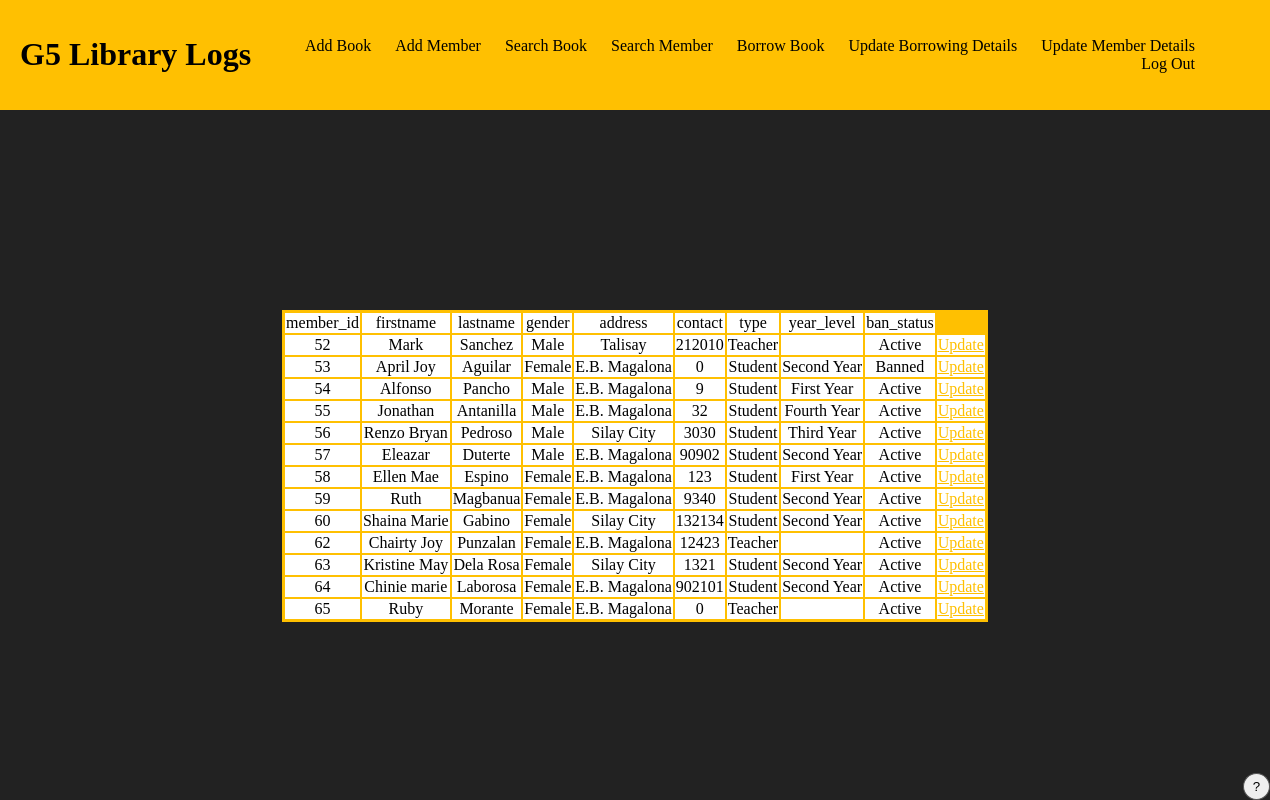
Screenshot of /G5Library/updatememberdetails.php with the database file from the repository.
### tables this page shows
CREATE TABLE `member` (
  `member_id` int(20) NOT NULL,
  `firstname` varchar(255) NOT NULL,
  `lastname` varchar(255) NOT NULL,
  `gender` varchar(255) NOT NULL,
  `address` varchar(255) NOT NULL,
  `contact` int(30) NOT NULL,
  `type` varchar(255) NOT NULL,
  `year_level` varchar(255) DEFAULT NULL,
  `ban_status` varchar(255) NOT NULL
);

### G5Library/updatememberdetails.php (the view, shortened to what this page needs)
<?php
include_once 'includes/dbhinc.php';
$result = mysqli_query($conn,"SELECT * FROM member");
?>
<!DOCTYPE html>
<html>
	<head>
        <link rel="stylesheet" href="DatabaseCW.css">
    </head>
    <body>
        <div class="header">
            <div class="navbar">
				<div class="home">
                <a href="Mainpage.html"><h1>G5 Library Logs</h1></a>
                </div>
                <nav>
                    <ul>
					    <li><a href="AddBook.html" class="nav">Add Book</a></li>
						<li><a href="AddMember.html" class="nav">Add Member</a></li>
						<li><a href="SearchBook.html" class="nav">Search Book</a></li>
						<li><a href="SearchMember.html" class="nav">Search Member</a></li>
						<li><a href="rent.html" class="nav">Borrow Book</a></li>
						<li><a href="updateborrowdetails.php" class="nav">Update Borrowing Details</a></li>
                        <li><a href="updatememberdetails.php" class="nav">Update Member Details</a></li>
                        <li><a href="includes/logoutinc.php" class="nav">Log Out</a></li>
                    </ul>
                </nav>
            </div>
        </div>
		<div class="mainAddBook">
		<?php
		if (mysqli_num_rows($result) > 0) {
		?>
		<table class="center">
			<tr>
				<td>member_id</td>
					<td>firstname</td>
					<td>lastname</td>
					<td>gender</td>
					<td>address</td>
					<td>contact</td>
					<td>type</td>
					<td>year_level</td>
					<td>ban_status</td>
			</tr>
					<?php
					while($row = mysqli_fetch_array($result)) {
					?>
			<tr>
				<td><?php echo $row["member_id"]; ?></td>
					<td><?php echo $row["firstname"]; ?></td>
					<td><?php echo $row["lastname"]; ?></td>
					<td><?php echo $row["gender"]; ?></td>
					<td><?php echo $row["address"]; ?></td>
					<td><?php echo $row["contact"]; ?></td>
					<td><?php echo $row["type"]; ?></td>
					<td><?php echo $row["year_level"]; ?></td>
					<td><?php echo $row["ban_status"]; ?></td>
				<td><a href="update-process(memberdetails).php?id=<?php echo $row["member_id"]; ?>">Update</a></td>
			</tr>
					<?php
					}
					?>
		</table>
		<?php
		}
		else
		{
			echo "No result found";
		}
		?>
		</div>
		<footer>
        <button class="button circle" onclick="myFunction()">&nbsp;?&nbsp;</button>
      </footer>
 	</body>
</html>

### G5Library/DatabaseCW.css (style rules this page uses)
body { background-color: rgb(34, 34, 34); font-family: Comic; }
footer { text-align: right; width: 100%; left: 0; bottom: 0; color: white; position: fixed; }
.circle { border-radius: 50%; }
h1 { color: black; margin-left: 5px; }
.mainAddBook a { color: #ffc001; }
.header { position: sticky; font-family: Comic; display: flex; align-items: center; background: #ffc001; padding: 15px; position: absolute; top: 0; left: 0; margin: auto; width: 100%; }
.mainAddBook { font-family: comic; margin-top: 310px; text-align: center; color: white; }
.navbar { display: flex; align-items: center; background: #ffc001; padding: 15px; position: absolute; top: 0; left: 0; margin: auto; width: 100%; }
nav { flex: 1; text-align: right; margin-right: 100px; }
nav ul { display: inline-block; list-style: none; }
nav ul li { display: inline-block; margin-right: 20px; }
a.nav { text-decoration: none; color: black; font-size: 16px; }
.home a { text-decoration: none; }
table { border: 1px solid #ffc001; color: black; background-color: #ffc001; }
tr, th, td { background-color: white; }
.center { margin-left: auto; margin-right: auto; }
button { cursor: pointer; border: 1px solid #555; text-align: center; padding: 5px; margin-left: 8px; }

### rows the page displays
member: member_id "52", firstname "Mark", lastname "Sanchez", gender "Male", address "Talisay", contact "212010", type "Teacher", ban_status "Active"
member: member_id "53", firstname "April Joy", lastname "Aguilar", gender "Female", address "E.B. Magalona", contact "0", type "Student", year_level "Second Year", ban_status "Banned"
member: member_id "54", firstname "Alfonso", lastname "Pancho", gender "Male", address "E.B. Magalona", contact "9", type "Student", year_level "First Year", ban_status "Active"
member: member_id "55", firstname "Jonathan", lastname "Antanilla", gender "Male", address "E.B. Magalona", contact "32", type "Student", year_level "Fourth Year", ban_status "Active"
member: member_id "56", firstname "Renzo Bryan", lastname "Pedroso", gender "Male", address "Silay City", contact "3030", type "Student", year_level "Third Year", ban_status "Active"
member: member_id "57", firstname "Eleazar", lastname "Duterte", gender "Male", address "E.B. Magalona", contact "90902", type "Student", year_level "Second Year", ban_status "Active"
member: member_id "58", firstname "Ellen Mae", lastname "Espino", gender "Female", address "E.B. Magalona", contact "123", type "Student", year_level "First Year", ban_status "Active"
member: member_id "59", firstname "Ruth", lastname "Magbanua", gender "Female", address "E.B. Magalona", contact "9340", type "Student", year_level "Second Year", ban_status "Active"
member: member_id "60", firstname "Shaina Marie", lastname "Gabino", gender "Female", address "Silay City", contact "132134", type "Student", year_level "Second Year", ban_status "Active"
member: member_id "62", firstname "Chairty Joy", lastname "Punzalan", gender "Female", address "E.B. Magalona", contact "12423", type "Teacher", ban_status "Active"
member: member_id "63", firstname "Kristine May", lastname "Dela Rosa", gender "Female", address "Silay City", contact "1321", type "Student", year_level "Second Year", ban_status "Active"
member: member_id "64", firstname "Chinie marie", lastname "Laborosa", gender "Female", address "E.B. Magalona", contact "902101", type "Student", year_level "Second Year", ban_status "Active"
member: member_id "65", firstname "Ruby", lastname "Morante", gender "Female", address "E.B. Magalona", contact "0", type "Teacher", ban_status "Active"
